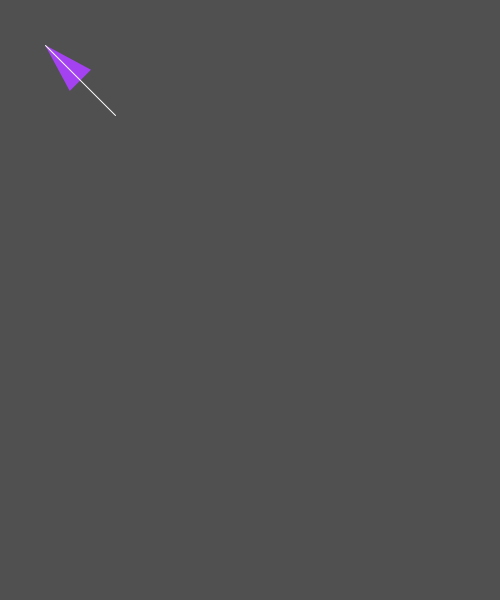
Frame 1 (no input)
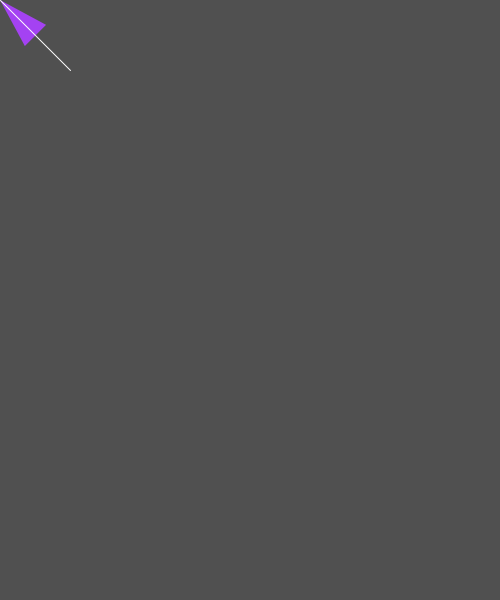
Frame 60 (the mouse pressed at the canvas centre just before this capture)
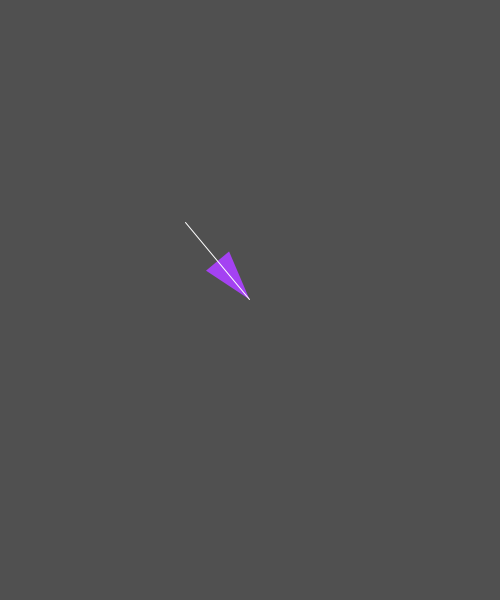
Frame 120 (the mouse held since frame 60 and released just before this capture)

The Processing sketch that drew these frames (run headless with seeded random() and noise(); from frame 60 on, the mouse is pressed at the canvas centre):

// Processing sketch: w05_07_smoothing_lerp_atan2
// ── w05_07_smoothing_lerp_atan2.pde
// IMA NYU Shanghai
// Kinetic Interfaces
// MOQN
// Sep 28 2016

// https://en.wikipedia.org/wiki/Trigonometric_functions
// https://en.wikipedia.org/wiki/Atan2

class Shape {
  float x = width/2;
  float y = height/2; 
  int w = 50;
  int h = 30;
  color clr = color(random(255),random(255),random(255));
  
  void display(float angle) {
    pushMatrix();
    noStroke();
    fill(clr);
    translate(x, y);
    rotate(angle);
    triangle(
      0, 0, 
      -w, h/2, 
      -w, -h/2
      );
    stroke(255);
    line(0, 0, -100, 0);
    popMatrix();
  }
}

Shape s = new Shape();


void setup() {
  size(500, 600);
  background(80);
  noStroke();
}

void draw() {
  background(80);

  // lerp
  s.x = lerp(s.x, mouseX, 0.1);
  s.y = lerp(s.y, mouseY, 0.1);

  // atan2
  float angle = atan2(mouseY - s.y, mouseX - s.x);
  
  // draw shape
  s.display(angle);
}
